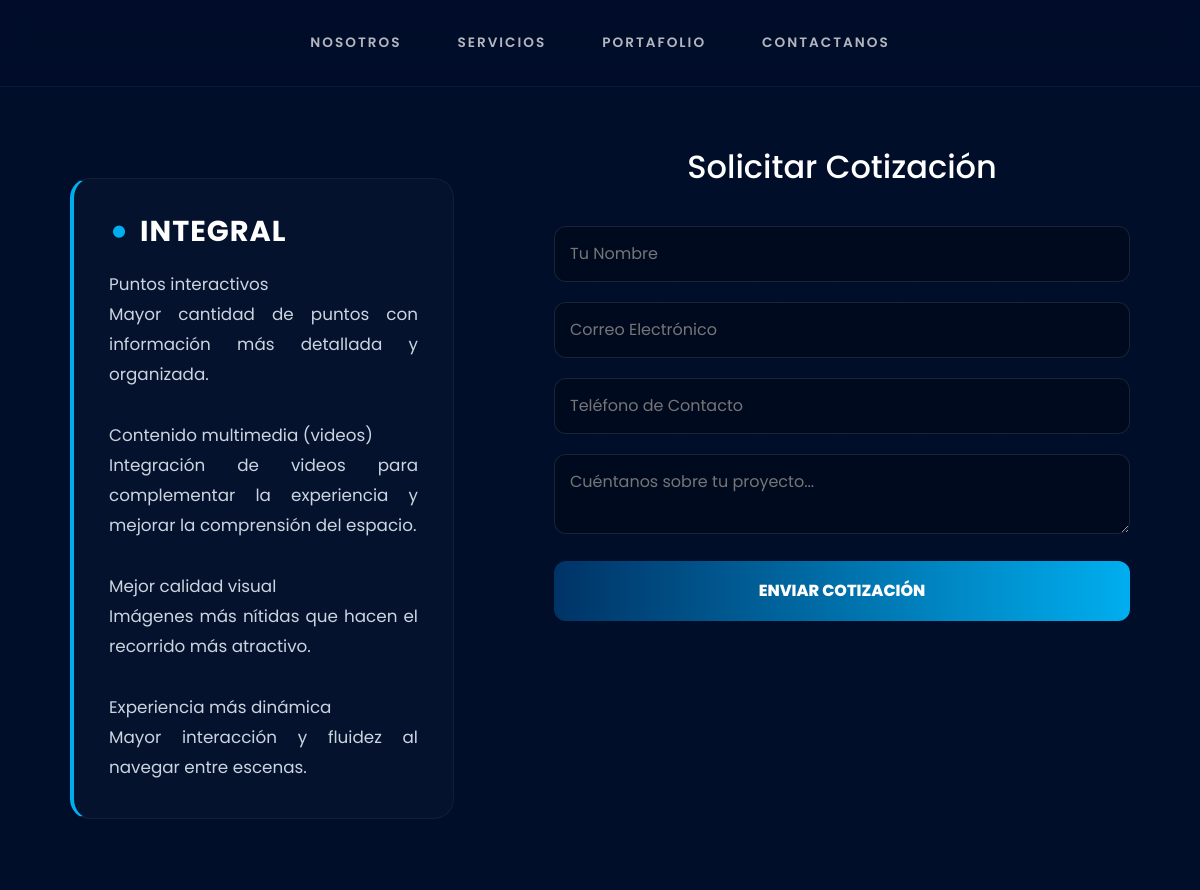
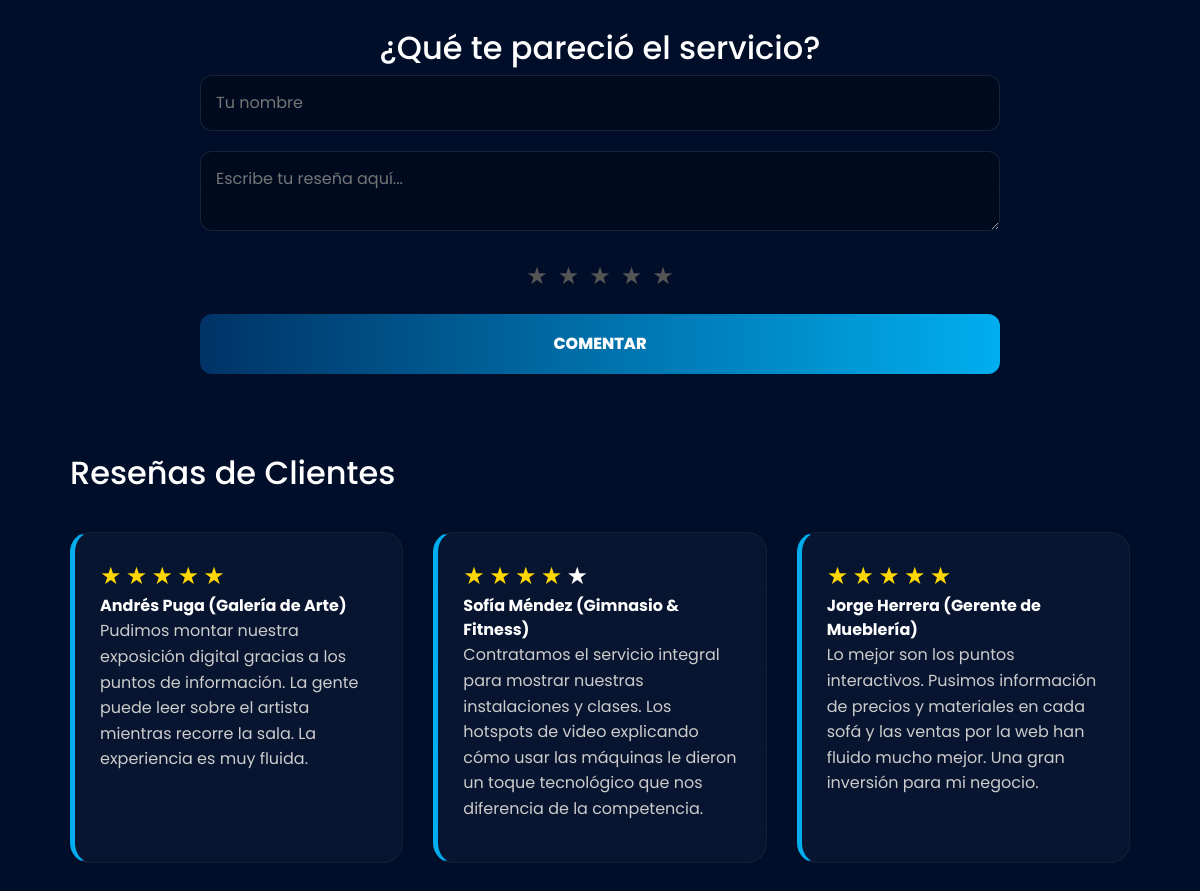
Page /cotizacion/14/ on the committed database (2 pictures, top to bottom).
### servicios/models.py (models this page shows, shortened)
class Descripcion(models.Model):
    servicio = models.ForeignKey(
    Servicio,
    on_delete=models.CASCADE,
    related_name="descripcion_servicio"
)
    descripcion = models.TextField()
    created = models.DateTimeField(auto_now_add=True)
    class Meta:
        verbose_name = "Descripcion"
        verbose_name_plural = "DescripcionServicios"
        ordering = ["-created"]

class Servicio(models.Model):
    nombre = models.TextField()
    descripcion = models.TextField()
    imagen = models.ImageField(null=True, upload_to="fotos", verbose_name="Fotografia")
    created = models.DateTimeField(auto_now_add=True, verbose_name="Fecha")
    updated = models.DateTimeField(auto_now=True, verbose_name="Modificacion")
    def __str__(self):
        return self.nombre

class Resena(models.Model):
    servicio = models.ForeignKey(Servicio, on_delete=models.CASCADE)
    usuario = models.CharField(max_length=100)
    mensaje = RichTextField(null=True, blank=True)
    calificacion = models.IntegerField()  # 🔥 IMPORTANTE
    created = models.DateTimeField(auto_now_add=True)
    class Meta:
        verbose_name = "Resena"
        verbose_name_plural = "Reseñas"
        ordering = ["-created"]

### servicios/views.py (the view, shortened to what this page needs)
# urls.py: path('cotizacion/<int:id>/', views_servicios.cotizacion, name='cotizacion'),
def cotizacion(request, id):
    servicio = get_object_or_404(Servicio, id=id)
    comentarios = Resena.objects.filter(servicio=servicio)
    descripciones = Descripcion.objects.filter(servicio=servicio)
    return render(request, "servicios/cotizacion.html", {
        'servicio': servicio,
        'comentarios': comentarios,
        'descripciones': descripciones
    })

### servicios/templates/servicios/cotizacion.html (shortened to what this page needs)
{% extends "inicio/menu.html" %}
{% load static %}
{% block contenido %}
<section class="form-section">
    <div class="container">
        <div class="main-quote-box">
            <div class="grid-2">
                <div class="info-side">
                    <div class="services-wrapper">
                        {% for d in descripciones %}
                        <div class="service-detail-card">
                            <h3>{{ d.servicio }}</h3>
                            <p>{{ d.descripcion }}</p>
                        </div>
                        {% empty %}
                        <p class="paleta">No hay descripción disponible</p>
                        {% endfor %}
                    </div>
                </div>
                <div class="form-side">
                    <h2 class="sub-style">Solicitar Cotización</h2>
                    <form method="POST" class="pro-form">
                        <input type="text" name="nombre" placeholder="Tu Nombre" required />
                        <input type="email" name="correo" placeholder="Correo Electrónico" required />
                        <input type="text" name="telefono" placeholder="Teléfono de Contacto" required />
                        <textarea name="descripcion" placeholder="Cuéntanos sobre tu proyecto..." required></textarea>
                        <button type="submit" class="btn-glow">Enviar Cotización</button>
                    </form>
                </div>
            </div>
        </div>
        <div class="reseña-section">
            <h2>¿Qué te pareció el servicio?</h2>
            <form method="POST">
                <input type="text" name="usuario" placeholder="Tu nombre" required />
                <textarea name="mensaje" placeholder="Escribe tu reseña aquí..." required></textarea>
                <div class="rating">
                    <span class="star-input" data-value="1">★</span>
                    <span class="star-input" data-value="2">★</span>
                    <span class="star-input" data-value="3">★</span>
                    <span class="star-input" data-value="4">★</span>
                    <span class="star-input" data-value="5">★</span>
                </div>
                <button type="submit">Comentar</button>
            </form>
        </div>
        <div class="reseñas">
            <h2>Reseñas de Clientes</h2>
            <div class="grid-3">
                {% for comentario in comentarios %}
                <div class="card">
                    <div class="stars">
                        {% for i in "12345" %}
                            {% if forloop.counter <= comentario.calificacion %}
                                <span class="star filled">★</span>
                            {% else %}
                                <span class="star">★</span>
                            {% endif %}
                        {% endfor %}
                    </div>
                    <strong class="color">{{ comentario.usuario }}</strong>
                    <p>{{ comentario.mensaje }}</p>
                </div>
                {% empty %}
                    <p class="paleta">Aún no hay reseñas. ¡Sé el primero!</p>
                {% endfor %}
            </div>
        </div>
    </div>
</section>
{% endblock %}

### inicio/static/inicio/css/styless.css (style rules this page uses)
body { margin: 0; font-family: 'Poppins', sans-serif; background: #010e2a; color: white; overflow-x: hidden; }
body::before { content: ""; position: fixed; width: 100%; height: 100%; top: 0; left: 0; background-image: radial-gradient(rgba(0, 174, 239, 0.2) 1px, transparent 1px), radial-gradient(rgba(255, 255, 255, 0.05) 1px, transparent 1px); background-size: 80px 80px, 120px 120px; opacity: 0.2; z-index: -1; animation: movimiento 30s linear infinite; }
.container { max-width: 1200px; margin: 0 auto; padding: 0 20px; }
.form-section { min-height: 100vh; padding-top: 140px; padding-bottom: 80px; display: flex; flex-direction: column; align-items: center; }
.container { width: 100%; max-width: 1100px; margin: 0 auto; padding: 0 20px; }
.grid-2 { display: grid; grid-template-columns: 0.8fr 1.2fr; gap:100px; margin-bottom: 100px; }
.grid-3 { display: grid; grid-template-columns: repeat(auto-fit, minmax(300px, 1fr)); gap: 30px; margin-top: 40px; }
.card { background: rgba(255, 255, 255, 0.03); padding: 25px; border-radius: 20px; border: 1px solid rgba(255, 255, 255, 0.05); border-left: 5px solid #00AEEF; transition: 0.3s ease; margin-bottom: 20px; }
.card p { color: #ccc; line-height: 1.6; }
.form-side h2.sub-style { text-align: center; margin-bottom: 40px; }
form input, form textarea { width: 100%; padding: 15px; margin-bottom: 20px; background: rgba(0, 0, 0, 0.25); border: 1px solid rgba(255, 255, 255, 0.1); border-radius: 12px; color: white; font-family: 'Poppins', sans-serif; transition: 0.3s; }
form button { width: 100%; padding: 18px; background: linear-gradient(90deg, #003366, #00AEEF); color: white; border: none; border-radius: 12px; font-weight: 800; text-transform: uppercase; cursor: pointer; transition: 0.4s; }
.reseña-section { width: 100%; max-width: 800px; margin: 0 auto 80px; text-align: center; }
.rating { display: flex; justify-content: center; gap: 10px; margin-bottom: 20px; }
.star-input { font-size: 24px; cursor: pointer; color: #555; transition: color 0.3s; }
.star { font-size: 24px; }
.star.filled { color: #FFD700; }
.service-detail-card h3 { color: #fff; font-size: 1.8rem; font-weight: 700; margin-bottom: 20px; letter-spacing: 1px; text-transform: uppercase; display: flex; align-items: center; }
.service-detail-card h3::before { content: '•'; color: #00AEEF; margin-right: 10px; font-size: 2.5rem; line-height: 0; }
.service-detail-card p { color: #cbd5e0; line-height: 1.8; font-size: 1.05rem; text-align: justify; margin: 0; white-space: pre-line; }
.services-wrapper { display: flex; flex-direction: column; gap: 60px; margin-top: 30px; }
.service-detail-card { background: rgba(255, 255, 255, 0.02); padding: 35px; border-radius: 20px; border-left: 4px solid #00AEEF; transition: all 0.4s ease; border-top: 1px solid rgba(255, 255, 255, 0.05); border-right: 1px solid rgba(255, 255, 255, 0.05); border-bottom: 1px solid rgba(255, 255, 255, 0.05); }

### rows in the picture
Descripcion: servicio "INTEGRAL", descripcion "Puntos interactivos Mayor cantidad de puntos con información más detallada y organizada. Contenido multimedia (videos) Integración de videos para complementar la experiencia y mejorar la comprensión del espacio. Mejor calidad visual Imágenes más nítidas que hacen el recorrido más atractivo. Experiencia más dinámica Mayor interacción y fluidez al navegar entre escenas."
Resena: calificacion 5 (drawn), usuario "Andrés Puga (Galería de Arte)", mensaje "Pudimos montar nuestra exposición digital gracias a los puntos de información. La gente puede leer sobre el artista mientras recorre la sala. La experiencia es muy fluida."
Resena: calificacion 4 (drawn), usuario "Sofía Méndez (Gimnasio & Fitness)", mensaje "Contratamos el servicio integral para mostrar nuestras instalaciones y clases. Los hotspots de video explicando cómo usar las máquinas le dieron un toque tecnológico que nos diferencia de la competencia."
Resena: calificacion 5 (drawn), usuario "Jorge Herrera (Gerente de Mueblería)", mensaje "Lo mejor son los puntos interactivos. Pusimos información de precios y materiales en cada sofá y las ventas por la web han fluido mucho mejor. Una gran inversión para mi negocio."
